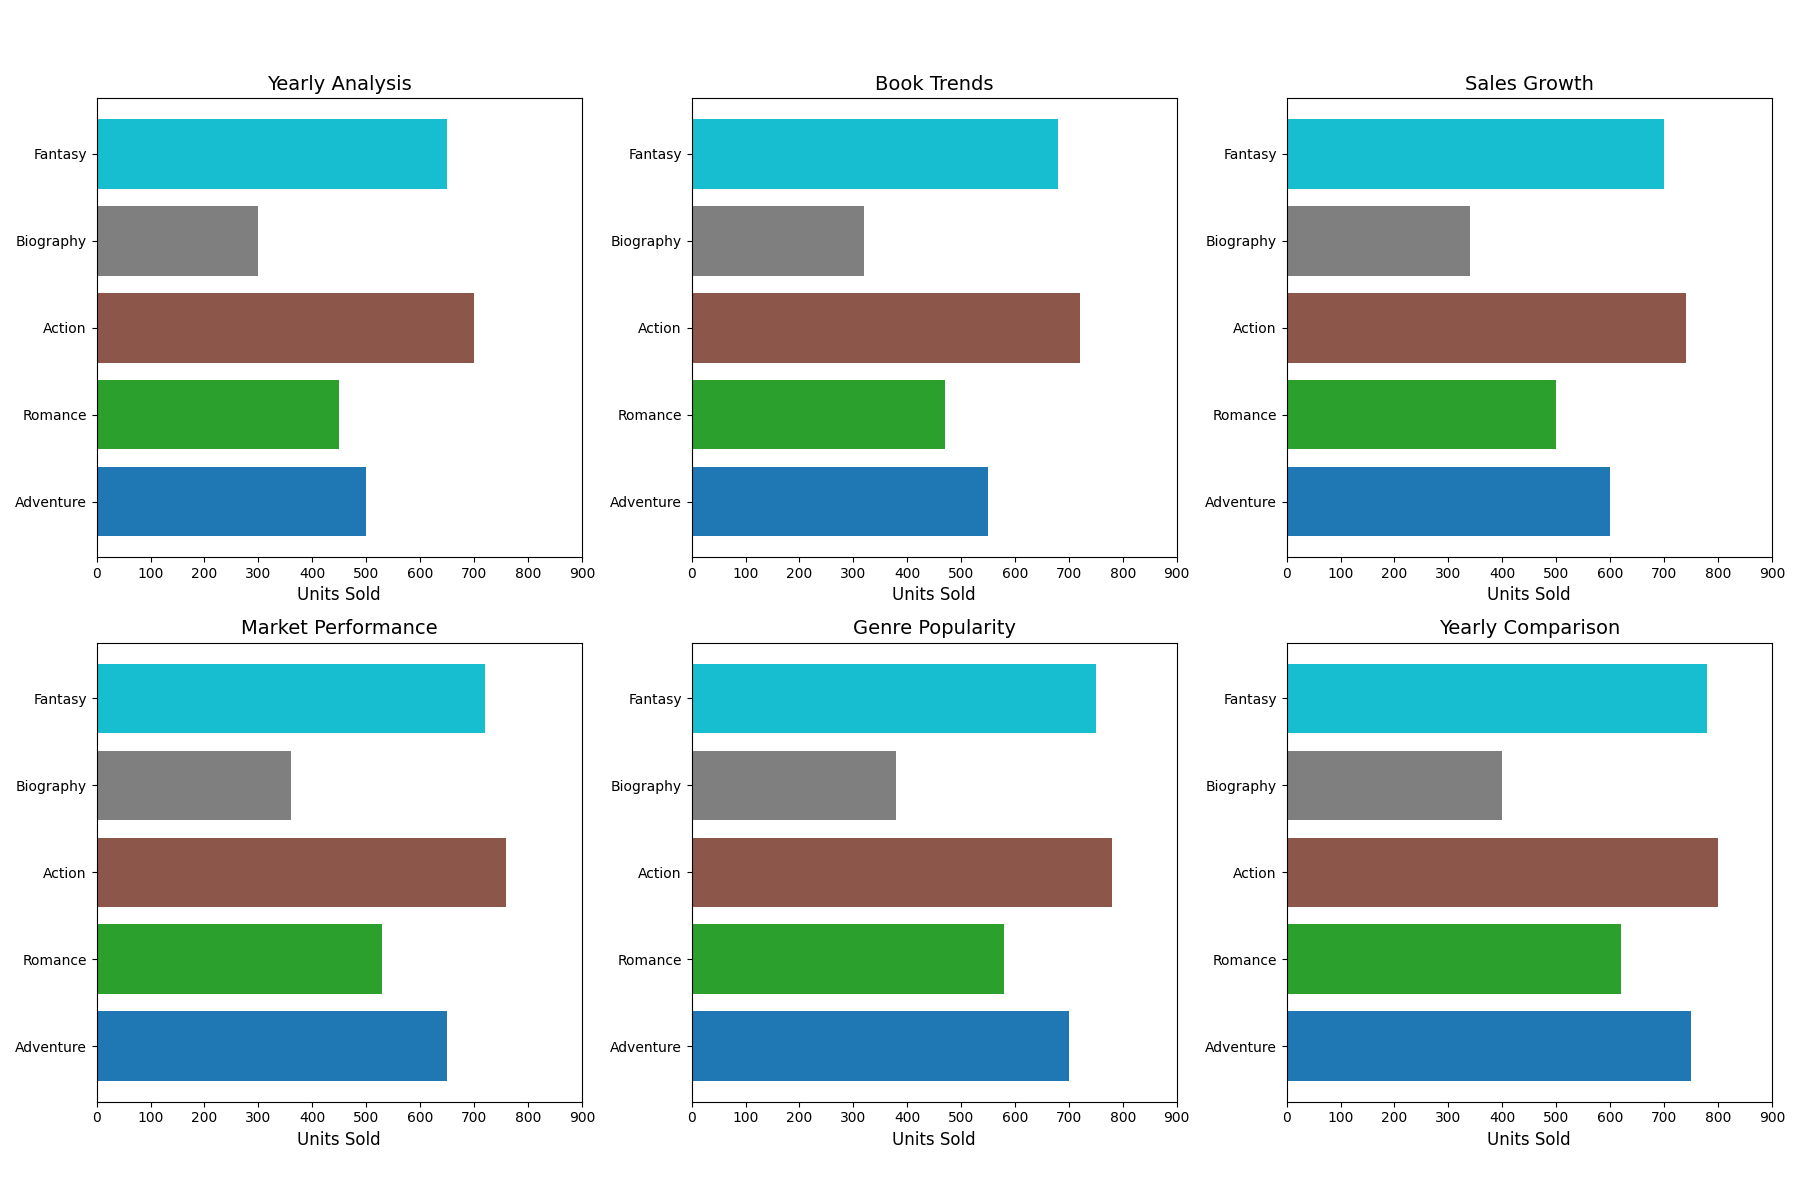

Recreate this plot in Python.
import matplotlib.pyplot as plt
import numpy as np

# Updated genres with some modifications
genres = ['Adventure', 'Romance', 'Action', 'Biography', 'Fantasy']
years = [2015, 2016, 2017, 2018, 2019, 2020]

# Corresponding updates in the sales data for the changed genre names
sales_data = {
    'Adventure': [500, 550, 600, 650, 700, 750],
    'Romance': [450, 470, 500, 530, 580, 620],
    'Action': [700, 720, 740, 760, 780, 800],
    'Biography': [300, 320, 340, 360, 380, 400],
    'Fantasy': [650, 680, 700, 720, 750, 780]
}

color_map = plt.cm.get_cmap('tab10', len(genres))

fig, ax = plt.subplots(nrows=2, ncols=3, figsize=(18, 12))
ax = ax.flatten()

custom_titles = ['Yearly Analysis', 'Book Trends', 'Sales Growth', 'Market Performance', 'Genre Popularity', 'Yearly Comparison']

for i, year in enumerate(years):
    bars = ax[i].barh(genres, [sales_data[genre][i] for genre in genres], color=[color_map(j) for j in range(len(genres))])
    ax[i].set_xlim(0, max(max(sales) for sales in sales_data.values()) + 100)
    ax[i].set_xlabel("Units Sold", fontsize=12)  # Changed axis label text
    ax[i].set_title(custom_titles[i], fontsize=14)  # Set individual titles for each subplot

plt.tight_layout(rect=[0, 0.03, 1, 0.95])

plt.show()
